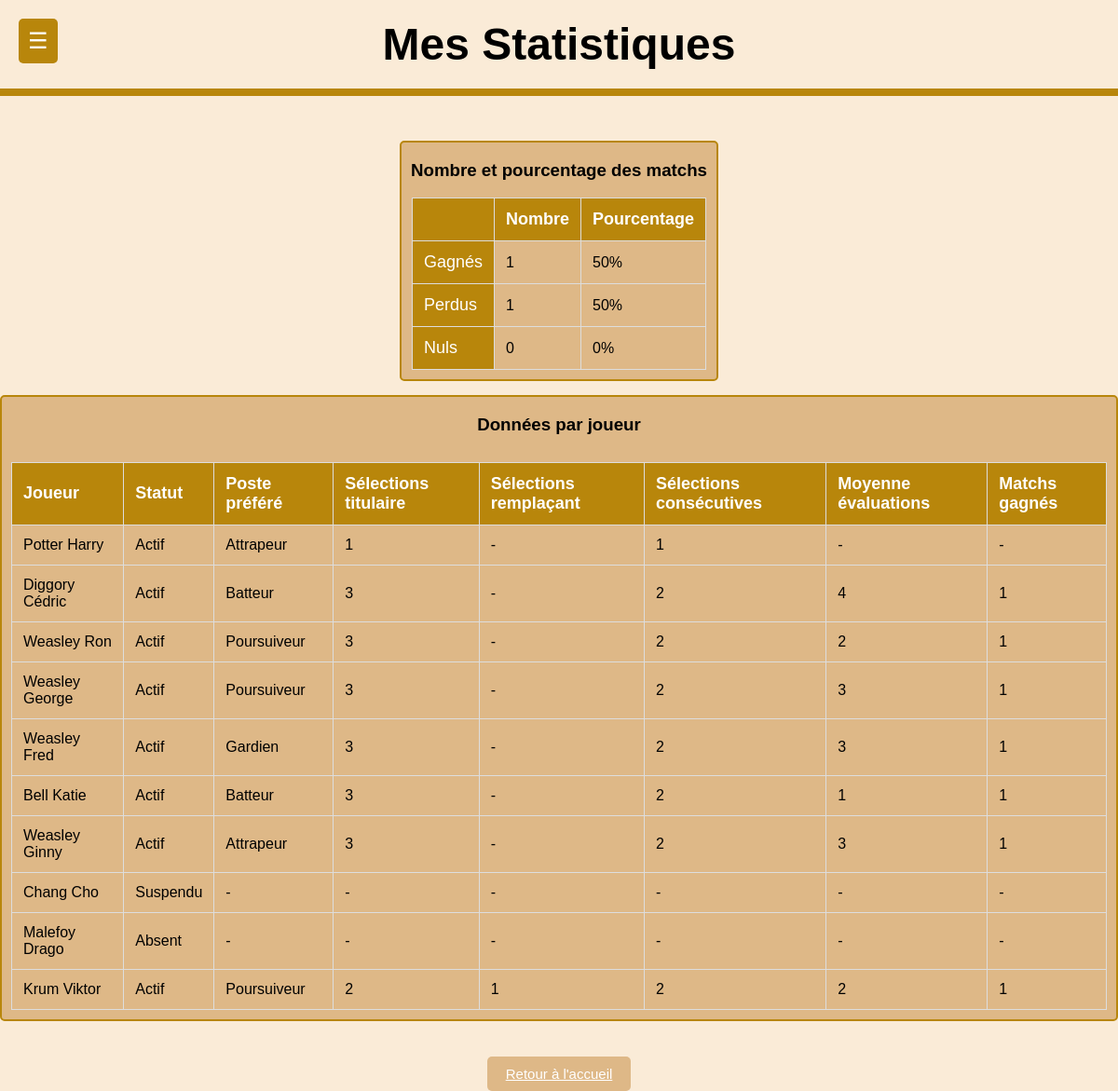
/php/pages/PageStatistiques.php, run on the app's committed database.
### tables this page shows
CREATE TABLE IF NOT EXISTS Joueur(
   Numero_licence INT ,
   Nom VARCHAR(30) ,
   Prenom VARCHAR(30) ,
   Date_naissance DATE,
   Taille DECIMAL(4,1)  ,
   Poids DECIMAL(4,1)  ,
   Statut ENUM('Actif', 'Blessé', 'Suspendu', 'Absent') DEFAULT 'Actif',
   Photo VARCHAR(51),
   PRIMARY KEY(Numero_licence)
);

### php/requetesSql.php (called while the page is built, shortened)
<?php
        $select_joueur = "SELECT Numero_licence, Nom, Prenom, Statut, photo FROM Joueur";
        $select_match_concat_date_heure="SELECT Date_Match, Heure, Lieu_Rencontre, Nom_Equipe_Adverse, Resultat_Equipe, Resultat_Equipe_Adverse, Id_Match FROM Match_ WHERE CONCAT(Date_Match,' ',Heure) < :current_datetime";
        $poste_prefere ="SELECT p.Poste
                        FROM Participer p JOIN Joueur j ON p.Numero_licence = j.Numero_licence WHERE p.Id_Match = (
                        SELECT MAX(Id_Match) FROM Participer WHERE Numero_licence = p.Numero_licence )
                        AND j.Numero_licence = ?";
        $nb_titulaire ="SELECT COUNT(p.Titulaire) AS Titulaire
                        FROM Participer p
                        JOIN Joueur j ON p.Numero_licence = j.Numero_licence
                        WHERE p.Titulaire = 1
                        AND j.Numero_licence = ?
                        GROUP BY j.Numero_licence";
        $nb_remplacant ="SELECT COUNT(p.Titulaire) AS Remplacant
                        FROM Participer p
                        JOIN Joueur j ON p.Numero_licence = j.Numero_licence
                        WHERE p.Titulaire = 0
                        AND j.Numero_licence = ?
                        GROUP BY j.Numero_licence";
        $nb_selec_consecutive ="WITH OrderedMatches AS (SELECT p.Numero_licence, m.Id_Match, m.Date_Match,
                                ROW_NUMBER() OVER (PARTITION BY p.Numero_licence ORDER BY m.Date_Match) AS rn
                                FROM Participer p JOIN Match_ m ON p.Id_Match = m.Id_Match WHERE p.Numero_licence = ? ),
                                ConsecutiveGroups AS (SELECT  Numero_licence, Id_Match, Date_Match, rn, DATE_SUB(Date_Match, INTERVAL rn DAY) AS grp
                                FROM OrderedMatches)
                                SELECT Numero_licence, COUNT(*) AS ConsecutiveSelections FROM ConsecutiveGroups
                                GROUP BY Numero_licence, grp ORDER BY ConsecutiveSelections DESC LIMIT 1";
        $moyenne_eval ="SELECT p.Numero_licence, AVG(p.Evaluation) AS Moyenne_Evaluation
                        FROM Participer p
                        JOIN Joueur j ON p.Numero_licence = j.Numero_licence
                        JOIN Match_ m ON p.Id_Match = m.Id_Match
                        WHERE p.Numero_licence = ?
                        AND m.Date_Match < CURDATE()
                        GROUP BY p.Numero_licence";
        $participation_match_gagne="SELECT
                                    p.Numero_licence, COUNT(*) AS Nombre_Participations_Matchs_Gagnes
                                    FROM Participer p
                                    JOIN Joueur j ON p.Numero_licence = j.Numero_licence
                                    JOIN Match_ m ON p.Id_Match = m.Id_Match
                                    WHERE p.Numero_licence = ?
                                    AND m.Resultat_Equipe > m.Resultat_Equipe_Adverse
                                    GROUP BY p.Numero_licence";
?>

### php/pages/PageStatistiques.php (the view, shortened to what this page needs)
<?php
require('../bd/ConnexionBD.php');
require('../requetesSql.php');
$stmt = $linkpdo->prepare($select_match_concat_date_heure);
$stmt->execute(['current_datetime' => date('Y-m-d H:i:s')]);
$matchs = $stmt->fetchAll(PDO::FETCH_ASSOC);
$stmt = $linkpdo->prepare($select_joueur);
$stmt->execute();
$joueurs = $stmt->fetchAll(PDO::FETCH_ASSOC);
function getDataFromQuery($linkpdo, $requete, $joueur, $paramAttendu){
    $stmt = $linkpdo->prepare($requete);
    $stmt->execute([$joueur["Numero_licence"]]);
    $result = $stmt->fetch(PDO::FETCH_ASSOC);
    if ($result == FALSE){
        return "-";
    } else {
        $temp_value = $result[$paramAttendu];
        if (is_numeric($temp_value)) {
            $temp_value = (int)floatval($temp_value);
        }
        return $temp_value;
    }
}
$matchs_gagnes = 0;
$matchs_perdus = 0;
$matchs_nuls = 0;
foreach ($matchs as $match) {
    if ($match['Resultat_Equipe'] > $match['Resultat_Equipe_Adverse']) {
        $matchs_gagnes++;
    } elseif ($match['Resultat_Equipe'] < $match['Resultat_Equipe_Adverse']) {
        $matchs_perdus++;
    } else {
        $matchs_nuls++;
    }
}
$nombre_total_match = count($matchs);
$pourcentage_matchs_gagnes = $nombre_total_match > 0 ? round(($matchs_gagnes / $nombre_total_match) * 100, 2) : 0;
$pourcentage_matchs_perdus = $nombre_total_match > 0 ? round(($matchs_perdus / $nombre_total_match) * 100, 2) : 0;
$pourcentage_matchs_nuls = $nombre_total_match > 0 ? round(($matchs_nuls / $nombre_total_match) * 100, 2) : 0;
?>
<!DOCTYPE html>
<html lang="fr">
<head>
    <link href="../css/Statistiques.css" rel="stylesheet">
</head>
<body>
<header>Mes Statistiques</header>
    <div class="menu-container">
        <button class="menu-button">☰</button>
    </div>
    <div class="grid">
        <div class="un">
            <h3> Nombre et pourcentage des matchs </h3>
            <table>
            <thead>
                <tr>
                    <th></th>
                    <th>Nombre</th>
                    <th>Pourcentage</th>
                </tr>
            </thead>
            <tbody>
            <tr>
                    <td class="type">Gagnés</td>
                    <td><?php echo $matchs_gagnes; ?></td>
                    <td><?php echo $pourcentage_matchs_gagnes; ?>%</td>
                </tr>
                <tr>
                    <td class="type">Perdus</td>
                    <td><?php echo $matchs_perdus; ?></td>
                    <td><?php echo $pourcentage_matchs_perdus; ?>%</td>
                </tr>
                <tr>
                    <td class="type">Nuls</td>
                    <td><?php echo $matchs_nuls; ?></td>
                    <td><?php echo $pourcentage_matchs_nuls; ?>%</td>
                </tr>
            </tbody>
            </table>
        </div>
        <div class="deux">
            <h3> Données par joueur </h3>
            <div style="display:flex;">
                <table>
                    <thead>
                        <tr>
                            <th>Joueur</th>
                            <th>Statut</th>
                            <th>Poste préféré</th>
                            <th>Sélections titulaire</th>
                            <th>Sélections remplaçant</th>
                            <th>Sélections consécutives</th>
                            <th>Moyenne évaluations</th>
                            <th>Matchs gagnés</th>
                        </tr>
                    </thead>
                    <tbody>
                        <?php foreach ($joueurs as $joueur) :?>
                        <tr>
                            <td><?php echo htmlspecialchars($joueur['Nom']).' '.htmlspecialchars($joueur['Prenom']); ?></td>
                            <td><?php echo htmlspecialchars($joueur['Statut']); ?></td>
                            <td><?php echo htmlspecialchars(getDataFromQuery($linkpdo, $poste_prefere, $joueur, "Poste")); ?></td>
                            <td><?php echo htmlspecialchars(getDataFromQuery($linkpdo, $nb_titulaire, $joueur, "Titulaire")); ?></td>
                            <td><?php echo htmlspecialchars(getDataFromQuery($linkpdo, $nb_remplacant, $joueur, "Remplacant")); ?></td>
                            <td><?php echo htmlspecialchars(getDataFromQuery($linkpdo, $nb_selec_consecutive, $joueur, "ConsecutiveSelections")); ?></td>
                            <td><?php echo htmlspecialchars(getDataFromQuery($linkpdo, $moyenne_eval, $joueur, "Moyenne_Evaluation")); ?></td>
                            <td><?php echo htmlspecialchars(getDataFromQuery($linkpdo, $participation_match_gagne, $joueur, "Nombre_Participations_Matchs_Gagnes")); ?></td>
                        </tr>
                        <?php endforeach;?>
                    </tbody>
                </table>
            </div>
        </div>
    </div>
<a class="return" href="PageAccueil.php">Retour à l'accueil</a>
</body>
</html>

### php/css/Statistiques.css (style rules this page uses)
body { font-family: Arial, sans-serif; text-align: center; margin: 0; padding: 0; background-color: antiquewhite; }
header { background-color: antiquewhite; padding: 20px; font-size: 48px; font-weight: bold; border-bottom: 8px solid darkgoldenrod; }
table { margin: 10px auto; border-collapse: collapse; }
th, td { padding: 12px; text-align: left; border: 1px solid #ddd; }
th { background-color: darkgoldenrod; color: white; font-size: 18px; }
td { background-color: burlywood; }
.type { background-color: darkgoldenrod; color: white; font-size: 18px; }
.return { padding: 10px 20px; background-color: burlywood; color: white; border: none; cursor: pointer; border-radius: 5px; font-size: 15px; margin-top: 20px; transition: background-color 0.2s ease; }
.menu-container { position: absolute; top: 20px; left: 20px; }
.menu-button { background-color: darkgoldenrod; color: white; padding: 10px; border: none; border-radius: 5px; cursor: pointer; font-size: 24px; }
.grid { display: flex; flex-direction: column; justify-content: center; align-items: center; gap: 15px; margin-top: 4%; margin-bottom: 4%; }
.un { padding: 0px 10px; background-color: burlywood; border-radius: 5px; border: 2px solid darkgoldenrod; }
.deux { padding: 0px 10px; background-color: burlywood; border-radius: 5px; border: 2px solid darkgoldenrod; }

### data on the page
joueur: Nom "Potter", Prenom "Harry", Statut "Actif", joueur "Attrapeur", joueur "1", joueur "-"
joueur: Nom "Diggory", Prenom "Cédric", Statut "Actif", joueur "Batteur", joueur "3", joueur "-", joueur "2", joueur "4", joueur "1"
joueur: Nom "Weasley", Prenom "Ron", Statut "Actif", joueur "Poursuiveur", joueur "3", joueur "-", joueur "2", joueur "1"
joueur: Nom "Weasley", Prenom "George", Statut "Actif", joueur "Poursuiveur", joueur "3", joueur "-", joueur "2", joueur "1"
joueur: Nom "Weasley", Prenom "Fred", Statut "Actif", joueur "Gardien", joueur "3", joueur "-", joueur "2", joueur "1"
joueur: Nom "Bell", Prenom "Katie", Statut "Actif", joueur "Batteur", joueur "3", joueur "-", joueur "2", joueur "1"
joueur: Nom "Weasley", Prenom "Ginny", Statut "Actif", joueur "Attrapeur", joueur "3", joueur "-", joueur "2", joueur "1"
joueur: Nom "Chang", Prenom "Cho", Statut "Suspendu", joueur "-"
joueur: Nom "Malefoy", Prenom "Drago", Statut "Absent", joueur "-"
joueur: Nom "Krum", Prenom "Viktor", Statut "Actif", joueur "Poursuiveur", joueur "2", joueur "1"

### other printed values
$matchs_gagnes "1"
$pourcentage_matchs_gagnes "50"
$matchs_perdus "1"
$pourcentage_matchs_perdus "50"
$matchs_nuls "0"
$pourcentage_matchs_nuls "0"
